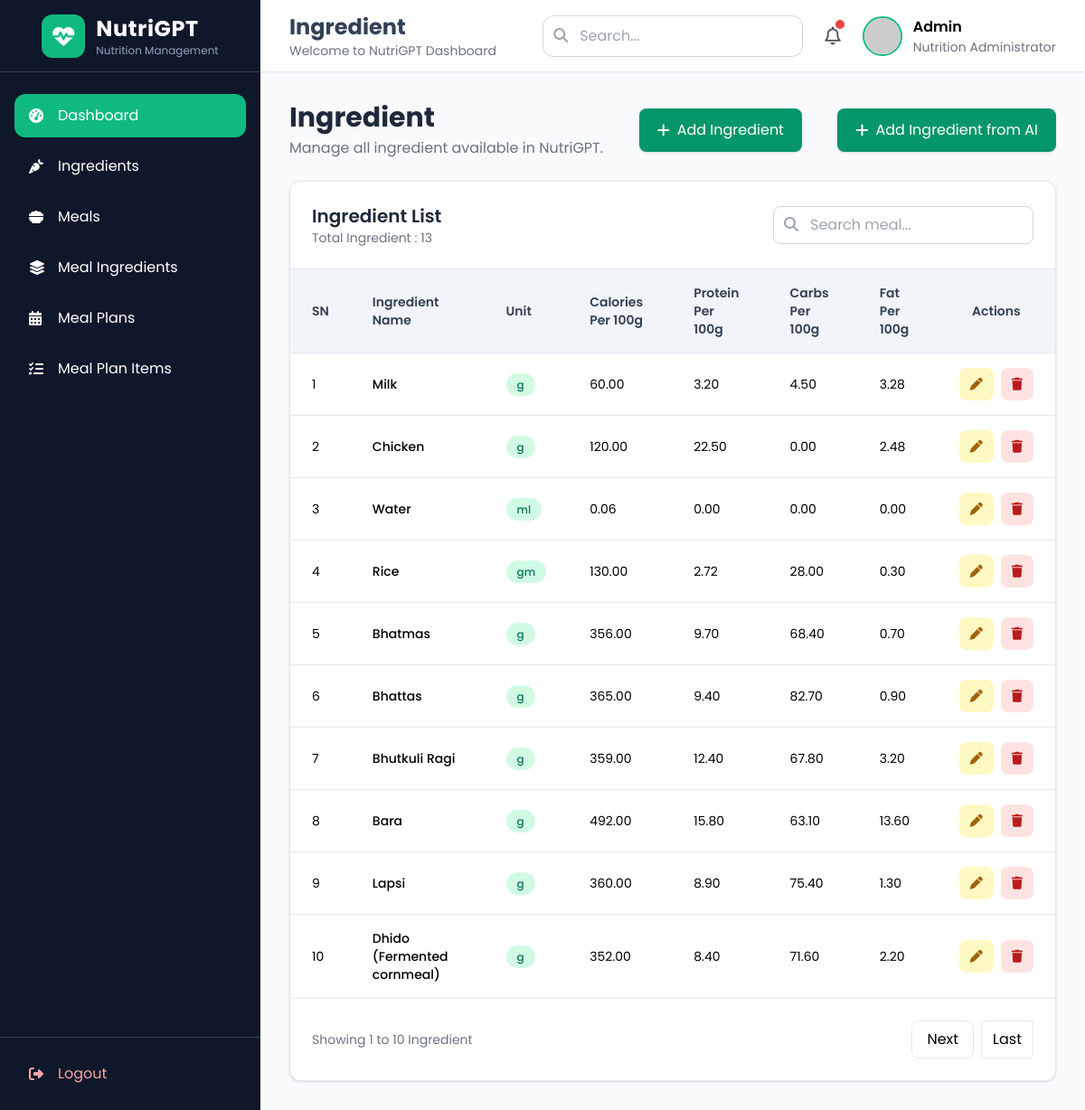
Page /meal/ingredient/ on the committed database.
### meals/models.py (models this page shows, shortened)
class Ingredient(models.Model):
    name = models.CharField(max_length=30)
    unit = models.CharField(max_length=20, null=True, blank=True)
    calories_per_100g = models.DecimalField(max_digits=5, decimal_places=2)
    protein_per_100g = models.DecimalField(max_digits=5, decimal_places=2)
    carbs_per_100g = models.DecimalField(max_digits=5, decimal_places=2)
    fat_per_100g = models.DecimalField(max_digits=5, decimal_places=2)
    class Meta:
        db_table = 'ingredient'

### meals/views.py (the view)
# urls.py: path('ingredient/', IngredientListView.as_view(), name = 'Ingredient-list'),
class IngredientListView(ListView):
    model = Ingredient
    paginate_by = 10
    template_name = 'ingredient/list.html'
    context_object_name = 'Ingredients'

### meals/templates/ingredient/list.html (shortened to what this page needs)
{% extends "home/base.html" %}
{% block page_title %}Ingredient{% endblock %}
{% block content %}
<div class="space-y-6">
    <div class="flex flex-col md:flex-row md:items-center md:justify-between gap-4">
        <div>
            <h1 class="text-3xl font-bold text-slate-800">
                Ingredient
            </h1>
            <p class="text-gray-500 mt-1">
                Manage all ingredient available in NutriGPT.
            </p>
        </div>
        <a href="{% url 'Ingredient-create' %}"
           class="inline-flex items-center gap-2 bg-emerald-600 hover:bg-emerald-700 text-white px-5 py-3 rounded-lg shadow transition">
            <i class="fa-solid fa-plus"></i>
            Add Ingredient
        </a>
        <a href="{% url 'Generate-AI-Data' %}"
           class="inline-flex items-center gap-2 bg-emerald-600 hover:bg-emerald-700 text-white px-5 py-3 rounded-lg shadow transition">
            <i class="fa-solid fa-plus"></i>
            Add Ingredient from AI
        </a>
    </div>
    <div class="bg-white rounded-xl shadow border border-gray-200">
        <div class="flex flex-col md:flex-row md:items-center md:justify-between gap-4 p-6 border-b">
            <div>
                <h2 class="text-xl font-semibold text-slate-800">
                    Ingredient List
                </h2>
                <p class="text-sm text-gray-500">
                    Total Ingredient : {{ page_obj.paginator.count }}
                </p>
            </div>
            <form method="get">
                <div class="relative">
                    <input
                        type="text"
                        name="search"
                        value="{{ request.GET.search }}"
                        placeholder="Search meal..."
                        class="w-72 border border-gray-300 rounded-lg pl-10 pr-4 py-2 focus:outline-none focus:ring-2 focus:ring-emerald-500">
                    <i class="fa-solid fa-magnifying-glass absolute left-3 top-3 text-gray-400"></i>
                </div>
            </form>
        </div>
        <div class="overflow-x-auto">
            <table class="min-w-full text-sm">
                <thead class="bg-slate-100 text-slate-700">
                    <tr>
                        <th class="px-6 py-4 text-left font-semibold">
                            SN
                        </th>
                        <th class="px-6 py-4 text-left font-semibold">
                            Ingredient Name
                        </th>
                        <th class="px-6 py-4 text-left font-semibold">
                            Unit
                        </th>
                        <th class="px-6 py-4 text-left font-semibold">
                            Calories Per 100g
                        </th>
                        <th class="px-6 py-4 text-left font-semibold">
                            Protein Per 100g
                        </th>
                        <th class="px-6 py-4 text-left font-semibold">
                            Carbs Per 100g
                        </th>
                        <th class="px-6 py-4 text-left font-semibold">
                            Fat Per 100g
                        </th>
                        <th class="px-6 py-4 text-center font-semibold">
                            Actions
                        </th>
                    </tr>
                </thead>
                <tbody>
                {% for Ingredient in Ingredients %}
                    <tr class="border-t hover:bg-slate-50">
                        <td class="px-6 py-4">
                            {{ page_obj.start_index|add:forloop.counter0 }}
                        </td>
                        <td class="px-6 py-4 font-medium">
                            {{ Ingredient.name }}
                        </td>
                        <td class="px-6 py-4">
                            <span class="px-3 py-1 rounded-full bg-emerald-100 text-emerald-700 text-xs font-medium">
                                {{ Ingredient.unit}}
                            </span>
                        </td>
                        <td class="px-6 py-4">
                            {{ Ingredient.calories_per_100g }}
                        </td>
                        <td class="px-6 py-4">
                            {{ Ingredient.protein_per_100g }}
                        </td>
                        <td class="px-6 py-4">
                            {{ Ingredient.carbs_per_100g }}
                        </td>
                        <td class="px-6 py-4">
                            {{ Ingredient.fat_per_100g }}
                        </td>
                        <td class="px-6 py-4">
                            <div class="flex justify-center gap-2">
                                <a href="{% url 'Ingredient-update' Ingredient.pk %}"
                                   class="px-3 py-2 rounded-lg bg-yellow-100 text-yellow-700 hover:bg-yellow-200">
                                    <i class="fa-solid fa-pen"></i>
                                </a>
                                <a href="{% url 'Ingredient-delete' Ingredient.pk %}"
                                   class="px-3 py-2 rounded-lg bg-red-100 text-red-700 hover:bg-red-200">
                                    <i class="fa-solid fa-trash"></i>
                                </a>
                            </div>
                        </td>
                    </tr>
                {% endfor %}
                </tbody>
            </table>
        </div>
        {% if is_paginated %}
        <div class="flex justify-between items-center p-6 border-t">
            <div class="text-sm text-gray-500">
                Showing {{ page_obj.start_index }} to {{ page_obj.end_index }} Ingredient
            </div>
            <div class="flex gap-2">
                {% if page_obj.has_next %}
                <a href="?page={{ page_obj.next_page_number }}"
                   class="px-4 py-2 border rounded-lg hover:bg-gray-100">
                    Next
                </a>
                <a href="?page={{ page_obj.paginator.num_pages }}"
                   class="px-3 py-2 border rounded hover:bg-gray-100">
                    Last
                </a>
                {% endif %}
            </div>
        </div>
        {% endif %}
    </div>
</div>
{% endblock %}

### home/templates/home/base.html (style rules this page uses)
body { font-family: 'Poppins', sans-serif; background:#f8fafc; }

### rows in the picture
Ingredient: start_index|add "1", name "Milk", unit "g", calories_per_100g "60.00", protein_per_100g "3.20", carbs_per_100g "4.50", fat_per_100g "3.28"
Ingredient: start_index|add "2", name "Chicken", unit "g", calories_per_100g "120.00", protein_per_100g "22.50", carbs_per_100g "0.00", fat_per_100g "2.48"
Ingredient: start_index|add "3", name "Water", unit "ml", calories_per_100g "0.06", protein_per_100g "0.00", carbs_per_100g "0.00", fat_per_100g "0.00"
Ingredient: start_index|add "4", name "Rice", unit "gm", calories_per_100g "130.00", protein_per_100g "2.72", carbs_per_100g "28.00", fat_per_100g "0.30"
Ingredient: start_index|add "5", name "Bhatmas", unit "g", calories_per_100g "356.00", protein_per_100g "9.70", carbs_per_100g "68.40", fat_per_100g "0.70"
Ingredient: start_index|add "6", name "Bhattas", unit "g", calories_per_100g "365.00", protein_per_100g "9.40", carbs_per_100g "82.70", fat_per_100g "0.90"
Ingredient: start_index|add "7", name "Bhutkuli Ragi", unit "g", calories_per_100g "359.00", protein_per_100g "12.40", carbs_per_100g "67.80", fat_per_100g "3.20"
Ingredient: start_index|add "8", name "Bara", unit "g", calories_per_100g "492.00", protein_per_100g "15.80", carbs_per_100g "63.10", fat_per_100g "13.60"
Ingredient: start_index|add "9", name "Lapsi", unit "g", calories_per_100g "360.00", protein_per_100g "8.90", carbs_per_100g "75.40", fat_per_100g "1.30"
Ingredient: start_index|add "10", name "Dhido (Fermented cornmeal)", unit "g", calories_per_100g "352.00", protein_per_100g "8.40", carbs_per_100g "71.60", fat_per_100g "2.20"

### other values in the picture
{{ page_obj.paginator.count }} "13"
{{ page_obj.start_index }} "1"
{{ page_obj.end_index }} "10"
